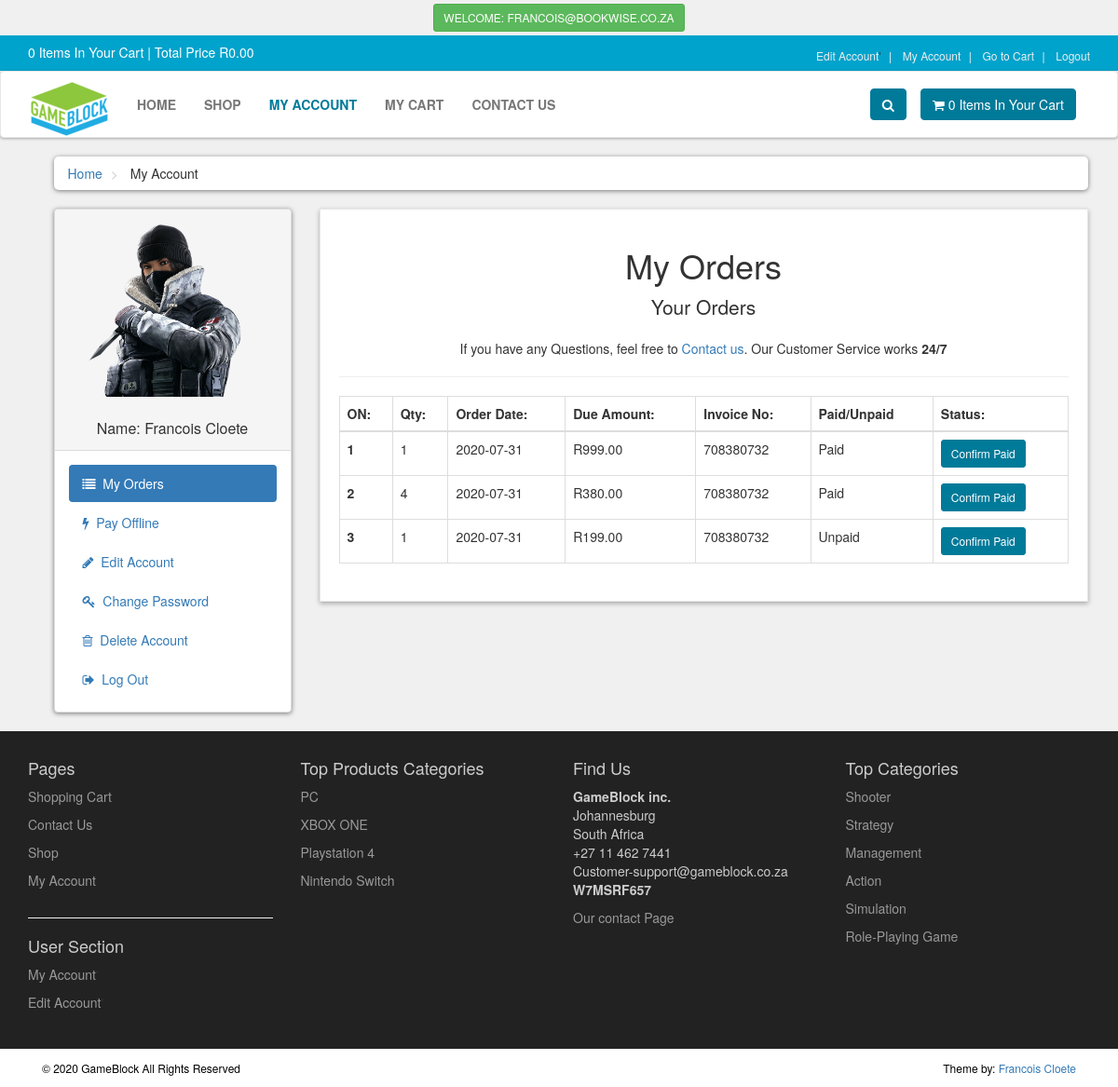
The app's page /customer/my_account.php?my_orders (signed in) with its own data.
### tables this page shows
CREATE TABLE `customers` (
  `customer_id` int(10) NOT NULL,
  `customer_name` varchar(255) NOT NULL,
  `customer_email` varchar(255) NOT NULL,
  `customer_pass` varchar(40) NOT NULL,
  `customer_country` text NOT NULL,
  `customer_city` varchar(100) NOT NULL,
  `customer_contact` varchar(255) NOT NULL,
  `customer_address` text NOT NULL,
  `customer_image` text NOT NULL,
  `isEmailConfirmed` tinyint(4) NOT NULL,
  `token` varchar(10) NOT NULL,
  `customer_ip` varchar(100) NOT NULL
);

CREATE TABLE `customer_orders` (
  `order_id` int(10) NOT NULL,
  `customer_id` int(10) NOT NULL,
  `due_amount` int(100) NOT NULL,
  `invoice_no` int(100) NOT NULL,
  `qty` int(10) NOT NULL,
  `order_date` date NOT NULL,
  `order_status` text NOT NULL
);

CREATE TABLE `product_categories` (
  `p_cat_id` int(10) NOT NULL,
  `p_cat_title` varchar(500) NOT NULL,
  `p_cat_desc` varchar(500) NOT NULL
);

CREATE TABLE `categories` (
  `cat_id` int(10) NOT NULL,
  `cat_title` text NOT NULL,
  `cat_desc` text NOT NULL
);

### customer/my_orders.php (the view)
<center>
    <h1>My Orders</h1>
    <p class="lead">Your Orders</p>
    <p class="muted">If you have any Questions, feel free to <a href="../contact.php">Contact us</a>. Our Customer Service works <strong>24/7</strong></p>
</center>
<hr>
<div class="table-responsive">
    <table class="table table-bordered table-hover">
        <thead>
            <tr>
                <th>ON: </th>
                <th>Qty: </th>
                <th>Order Date: </th>
                <th>Due Amount: </th>
                <th>Invoice No: </th>
                <th>Paid/Unpaid </th>
                <th>Status: </th>
            </tr>
        </thead>
        <tbody>
            <?php
            $customer_session = $_SESSION['customer_email'];
            $get_customer = "select * from customers where customer_email='$customer_session'";
            $run_customer = mysqli_query($con,$get_customer);
            $row_customer = mysqli_fetch_array($run_customer );
            $customer_id = $row_customer['customer_id'];
            $get_orders = "select * from customer_orders where customer_id='$customer_id'";
            $run_orders = mysqli_query($con,$get_orders);
            $i = 0;
            while($row_orders = mysqli_fetch_array($run_orders)){
                $order_id = $row_orders['order_id'];
                $qty = $row_orders['qty'];
                $order_date = substr($row_orders['order_date'],0,11);
                $due_amount = $row_orders['due_amount'];
                $invoice_no = $row_orders['invoice_no'];
                $order_status = $row_orders['order_status'];
                $i++;
                if($order_status=='pending'){
                    $order_status = 'Unpaid';
                }else{
                    $order_status = 'Paid';
                }
            ?>
            <tr>
                <th> <?php echo $i; ?> </th>
                <td> <?php echo $qty; ?> </td>
                <td> <?php echo $order_date; ?> </td>
                <td> R<?php echo $due_amount; ?>.00 </td>
                <td> <?php echo $invoice_no; ?> </td>
                <td> <?php echo $order_status; ?> </td>
                <td>
                    <a href="confirm.php?order_id=<?php echo $order_id; ?>" target="_blank" id="c_btn" class="btn btn-primary btn-sm" onclick="setTimeout(function(){document.getElementById('c_btn').removeAttribute('href');}, 1);">Confirm Paid</a>
                </td>
            </tr>
            <?php } ?>
        </tbody>
    </table>
</div>

### customer/includes/sidebar.php
<div class="panel panel-default sidebar-menu">
    <div class="panel-heading">
        <?php
        $customer_session = $_SESSION['customer_email'];
        $get_customer = "select * from customers where customer_email='$customer_session'";
        $run_customer = mysqli_query($con,$get_customer);
        $row_customer = mysqli_fetch_array($run_customer);
        $customer_image = $row_customer['customer_image'];
        $customer_name = $row_customer['customer_name'];
        if(!isset($_SESSION['customer_email'])){
        }else{
            echo "
                <center>
                    <img src='customer_images/$customer_image' class='img-responsive'>
                </center>
                <br/>
                <h3 class='panel-title' align='center'>
                    Name: $customer_name
                </h3>
            ";
        }
        ?>
    </div>
    <div class="panel-body">
        <ul class="nav-pills nav-stacked nav">
            <li class="<?php if(isset($_GET['my_orders'])){ echo "active"; }?>">
                <a href="my_account.php?my_orders">
                    <i class="fa fa-list"></i>&nbsp;&nbsp;My Orders
                </a>
            </li>
            <li class="<?php if(isset($_GET['pay_offline'])){ echo "active"; }?>">
                <a href="my_account.php?pay_offline">
                    <i class="fa fa-bolt"></i>&nbsp;&nbsp;Pay Offline
                </a>
            </li>
            <li class="<?php if(isset($_GET['edit_account'])){ echo "active"; }?>">
                <a href="my_account.php?edit_account">
                    <i class="fa fa-pencil"></i>&nbsp;&nbsp;Edit Account
                </a>
            </li>
            <li class="<?php if(isset($_GET['change_pass'])){ echo "active"; }?>">
                <a href="my_account.php?change_pass">
                    <i class="fa fa-key"></i>&nbsp;&nbsp;Change Password
                </a>
            </li>
            <li class="<?php if(isset($_GET['delete_account'])){ echo "active"; }?>">
                <a href="my_account.php?delete_account">
                    <i class="fa fa-trash-o"></i>&nbsp;&nbsp;Delete Account
                </a>
            </li>
            <li>
                <a href="logout.php">
                    <i class="fa fa-sign-out"></i>&nbsp;&nbsp;Log Out
                </a>
            </li>
        </ul>
    </div>
</div>

### customer/includes/footer.php (shortened to what this page needs)
<div id="footer">
    <div class="container">
        <div class="row">
            <div class="col-sm-6 col-md-3">
                <h4>Pages</h4>
                <ul>
                    <li><a href="../cart.php">Shopping Cart</a></li>
                    <li><a href="../contact.php">Contact Us</a></li>
                    <li><a href="../shop.php">Shop</a></li>
                    <li><a href="my_account.php">My Account</a></li>
                </ul>
                <hr>
                <h4>User Section</h4>
                <ul>
                    <li>
                    <?php
                        if(!isset($_SESSION['customer_email'])){
                            echo "<a href='checkout.php'>My Account</a>'";
                        }else{
                            echo "<a href='my_account.php?my_orders'>My Account</a>'";
                        }
                    ?>
                    </li>
                    <li>
                        <?php
                        if(!isset($_SESSION['customer_email'])){
                            echo "<a href='../customer_register.php'>Register</a>'";
                        }else{
                            echo "<a href='my_account.php?edit_account'>Edit Account</a>'";
                        }
                    ?>
                    </li>
                </ul>
            </div>
            <div class="col-sm-6 col-md-3">
                <h4>Top Products Categories</h4>
                <ul>
                    <?php
                    $get_p_cats = "select * from product_categories";
                    $run_p_cats = mysqli_query($con,$get_p_cats);
                    while($row_p_cats=mysqli_fetch_array($run_p_cats)){
                        $p_cat_id = $row_p_cats['p_cat_id'];
                        $p_cat_title = $row_p_cats['p_cat_title'];
                        echo "
                            <li>
                                <a href='../shop.php?p_cat=$p_cat_id'>
                                    $p_cat_title
                                </a>
                            </li>
                        ";
                    }
                    ?>
                </ul>
            </div>
            <div class="col-sm-6 col-md-3">
                <h4>Find Us</h4>
                <p>
                    <strong>GameBlock inc.</strong>
                    <br/>Johannesburg
                    <br/>South Africa
                    <br/>+27 11 462 7441
                    <br/>Customer-support@gameblock.co.za
                    <br/><strong>W7MSRF657</strong>
                </p>
                <a href="contact.php">Our contact Page</a>
            </div>
            <div class="col-sm-6 col-md-3">
                <h4>Top Categories</h4>
                <ul>
                    <?php
                    $get_cats = "select * from categories LIMIT 0,6";
                    $run_cats = mysqli_query($con,$get_cats);
                    while($row_cats=mysqli_fetch_array($run_cats)){
                        $cat_id = $row_cats['cat_id'];
                        $cat_title = $row_cats['cat_title'];
                        echo "
                            <li>
                                <a href='shop.php?cat=$cat_id'>
                                    $cat_title
                                </a>
                            </li>
                        ";
                    }
                    ?>
                </ul>
            </div>
        </div>
    </div>
</div>
<div id="copyright">
    <div class="container">
        <div class="col-sm-6">
            <p class="pull-left">&copy; 2020 GameBlock All Rights Reserved</p>
        </div>
        <div class="col-sm-6">
            <p class="pull-right">Theme by: <a href="#">Francois Cloete</a></p>
        </div>
    </div>
</div>

### styles/style.css (style rules this page uses)
body { font-size: 14px; line-height: 1.42857143; color: #333333; background: #f0f0f0; overflow-x: hidden; }
.btn-primary { background: #007a99 !important; border-color: #007a99 !important; transition: .5s; }
.btn-primary { color: rgb(255, 255, 255); background: rgb(79, 191, 168); border-color: rgb(65, 179, 156); }
#content .panel.sidebar-menu { box-sizing: border-box; box-shadow: 0px 1px 5px rgba(0, 0, 0, 0.5); }
#content .panel.sidebar-menu h3 { padding: 5px 0px; margin: 0px; }
#footer { background: #222222; padding: 20px 0; }
#footer p, h4 { color: #ccc; }
#footer a { text-decoration: none; color: #999999; }
#footer ul { list-style: none; padding-left: 0px; }
#footer ul a { color: #999999; padding: 0px 0; text-decoration: none; }
#footer ul li { padding: 0 0 10px 0; }
#copyright { background: #fff; color: #222; padding: 12px 0px; font-size: 12px; }
#copyright p { margin: 0px; color: #000; }

### records on screen
customers: customer_image (picture), customer_name "Francois Cloete"
customer_orders: qty "1", order_date "2020-07-31", due_amount "999", invoice_no "708380732", order_status "Paid"
customer_orders: qty "4", order_date "2020-07-31", due_amount "380", invoice_no "708380732", order_status "Paid"
customer_orders: qty "1", order_date "2020-07-31", due_amount "199", invoice_no "708380732", order_status "Unpaid"
product_categories: p_cat_title "PC"
product_categories: p_cat_title "XBOX ONE"
product_categories: p_cat_title "Playstation 4"
product_categories: p_cat_title "Nintendo Switch"
categories: cat_title "Shooter"
categories: cat_title "Strategy"
categories: cat_title "Management"
categories: cat_title "Action"
categories: cat_title "Simulation"
categories: cat_title "Role-Playing Game"

### other values on screen
$_SESSION['customer_email'] "FRANCOIS@BOOKWISE.CO.ZA"
$count_items "0 0"
$total "0"
